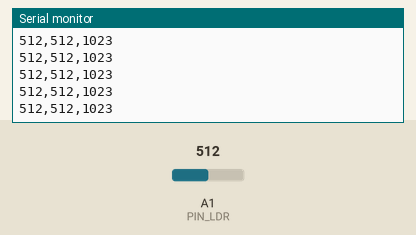
Recording of a sketch running on a simulated Arduino Uno, built with avr-gcc and run on an emulated ATmega328P. Shown: the last lines printed to the serial monitor. The inputs (shaded band) are chosen by the test bench; at power-on: A1 (PIN_LDR) = 512.

Above: at 1.2 s.
1.3 s: A1 (PIN_LDR) set to 716
At 1.33 s:
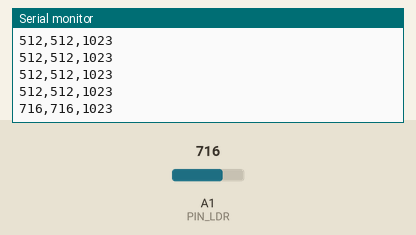
2.8 s: A1 (PIN_LDR) set to 900
At 2.8 s:
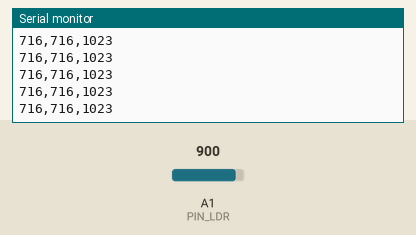
Timing chart, 0 to 5.8 s (numbered marks = the images above; inputs shaded):
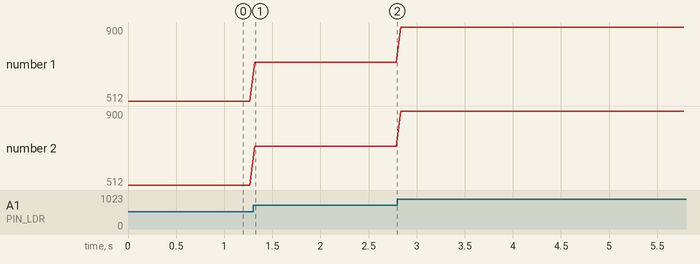

Measured:
- after the input at 1.3 s, the serial monitor: prints a new line at once (image 1)
- plotted number 1: 512 → 716 after the input at 1.3 s, 716 → 900 after the input at 2.8 s
- plotted number 2: 512 → 716 after the input at 1.3 s, 716 → 900 after the input at 2.8 s

The sketch:

Ejercicio02-Mario.ino
```cpp
#define PIN_LDR A1

int maximo = 0;
int minimo = 1023;


void setup() {

  Serial.begin(9600);
}

void loop() {
  int sensorValue = analogRead(PIN_LDR);
  maximo = max(maximo, sensorValue);
  minimo = max(minimo, sensorValue);
  Serial.print(sensorValue);
  Serial.print(",");
  Serial.print(maximo);
  Serial.print(",");
  Serial.println(minimo);
  delay(50);

}
```
